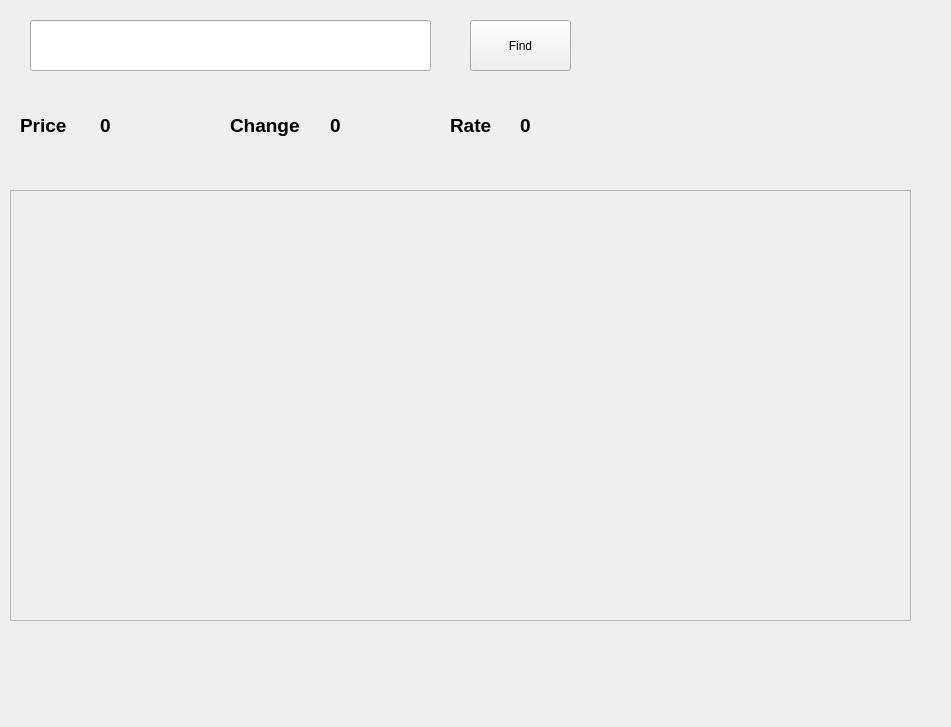
<?xml version="1.0" encoding="UTF-8"?>
<ui version="4.0">
 <class>Form</class>
 <widget class="QWidget" name="Form">
  <property name="geometry">
   <rect>
    <x>0</x>
    <y>0</y>
    <width>951</width>
    <height>727</height>
   </rect>
  </property>
  <property name="windowTitle">
   <string>Form</string>
  </property>
  <widget class="QLineEdit" name="Find">
   <property name="geometry">
    <rect>
     <x>30</x>
     <y>20</y>
     <width>401</width>
     <height>51</height>
    </rect>
   </property>
  </widget>
  <widget class="QLabel" name="rate_lab">
   <property name="geometry">
    <rect>
     <x>450</x>
     <y>110</y>
     <width>71</width>
     <height>31</height>
    </rect>
   </property>
   <property name="font">
    <font>
     <pointsize>14</pointsize>
     <weight>75</weight>
     <bold>true</bold>
    </font>
   </property>
   <property name="text">
    <string>Rate</string>
   </property>
  </widget>
  <widget class="QLabel" name="show_rate">
   <property name="geometry">
    <rect>
     <x>520</x>
     <y>110</y>
     <width>71</width>
     <height>31</height>
    </rect>
   </property>
   <property name="font">
    <font>
     <pointsize>14</pointsize>
     <weight>75</weight>
     <bold>true</bold>
    </font>
   </property>
   <property name="text">
    <string>0</string>
   </property>
  </widget>
  <widget class="QPushButton" name="FindBut">
   <property name="geometry">
    <rect>
     <x>470</x>
     <y>20</y>
     <width>101</width>
     <height>51</height>
    </rect>
   </property>
   <property name="text">
    <string>Find</string>
   </property>
  </widget>
  <widget class="QLabel" name="show_price">
   <property name="geometry">
    <rect>
     <x>100</x>
     <y>110</y>
     <width>101</width>
     <height>31</height>
    </rect>
   </property>
   <property name="font">
    <font>
     <pointsize>14</pointsize>
     <weight>75</weight>
     <bold>true</bold>
    </font>
   </property>
   <property name="text">
    <string>0</string>
   </property>
  </widget>
  <widget class="QLabel" name="show_change">
   <property name="geometry">
    <rect>
     <x>330</x>
     <y>110</y>
     <width>71</width>
     <height>31</height>
    </rect>
   </property>
   <property name="font">
    <font>
     <pointsize>14</pointsize>
     <weight>75</weight>
     <bold>true</bold>
    </font>
   </property>
   <property name="text">
    <string>0</string>
   </property>
  </widget>
  <widget class="QLabel" name="change_lab">
   <property name="geometry">
    <rect>
     <x>230</x>
     <y>110</y>
     <width>71</width>
     <height>31</height>
    </rect>
   </property>
   <property name="font">
    <font>
     <pointsize>14</pointsize>
     <weight>75</weight>
     <bold>true</bold>
    </font>
   </property>
   <property name="text">
    <string>Change</string>
   </property>
  </widget>
  <widget class="QLabel" name="price_lab">
   <property name="geometry">
    <rect>
     <x>20</x>
     <y>110</y>
     <width>71</width>
     <height>31</height>
    </rect>
   </property>
   <property name="font">
    <font>
     <pointsize>14</pointsize>
     <weight>75</weight>
     <bold>true</bold>
    </font>
   </property>
   <property name="text">
    <string>Price</string>
   </property>
  </widget>
  <widget class="QFrame" name="chart">
   <property name="geometry">
    <rect>
     <x>10</x>
     <y>190</y>
     <width>901</width>
     <height>431</height>
    </rect>
   </property>
   <property name="frameShape">
    <enum>QFrame::StyledPanel</enum>
   </property>
   <property name="frameShadow">
    <enum>QFrame::Raised</enum>
   </property>
  </widget>
 </widget>
 <resources/>
 <connections/>
</ui>
